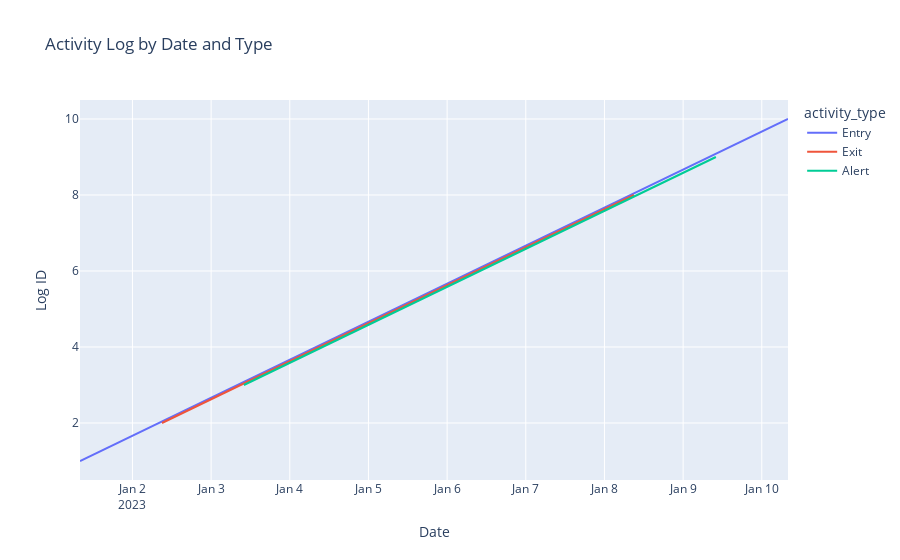

Notebook code for this chart:
### Code cell
fig = px.line(activity_logs_df, x='date_time', y='log_id', color='activity_type',
              title='Activity Log by Date and Type')
fig.update_layout(xaxis_title='Date', yaxis_title='Log ID')
fig.show()

### Figure 1 — Plotly figure (JSON) as saved in the notebook; plotly's stock layout.template omitted (floating-point values rounded to 4 significant figures)
{"data": [{"hovertemplate": "activity_type=Entry<br>date_time=%{x}<br>log_id=%{y}<extra></extra>", "legendgroup": "Entry", "line": {"color": "#636efa", "dash": "solid"}, "marker": {"symbol": "circle"}, "mode": "lines", "name": "Entry", "orientation": "v", "showlegend": true, "type": "scatter", "x": ["2023-01-01T08:00:00", "2023-01-04T08:00:00", "2023-01-07T08:00:00", "2023-01-10T08:00:00"], "xaxis": "x", "y": [1, 4, 7, 10], "yaxis": "y"}, {"hovertemplate": "activity_type=Exit<br>date_time=%{x}<br>log_id=%{y}<extra></extra>", "legendgroup": "Exit", "line": {"color": "#EF553B", "dash": "solid"}, "marker": {"symbol": "circle"}, "mode": "lines", "name": "Exit", "orientation": "v", "showlegend": true, "type": "scatter", "x": ["2023-01-02T09:00:00", "2023-01-05T09:00:00", "2023-01-08T09:00:00"], "xaxis": "x", "y": [2, 5, 8], "yaxis": "y"}, {"hovertemplate": "activity_type=Alert<br>date_time=%{x}<br>log_id=%{y}<extra></extra>", "legendgroup": "Alert", "line": {"color": "#00cc96", "dash": "solid"}, "marker": {"symbol": "circle"}, "mode": "lines", "name": "Alert", "orientation": "v", "showlegend": true, "type": "scatter", "x": ["2023-01-03T10:00:00", "2023-01-06T10:00:00", "2023-01-09T10:00:00"], "xaxis": "x", "y": [3, 6, 9], "yaxis": "y"}], "layout": {"legend": {"title": {"text": "activity_type"}, "tracegroupgap": 0}, "title": {"text": "Activity Log by Date and Type"}, "xaxis": {"anchor": "y", "domain": [0, 1], "title": {"text": "Date"}}, "yaxis": {"anchor": "x", "domain": [0, 1], "title": {"text": "Log ID"}}}}
